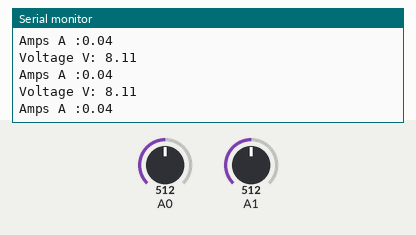
Recording of a sketch running on a simulated Arduino Uno, built with avr-gcc and run on an emulated ATmega328P. On the bench: the last lines printed to the serial monitor. The test bench sets the inputs (shaded band); at power-on: A0 = 512, A1 = 512.

Above: at 1.3 s.
1.4 s: A0 set to 716
At 1.84 s:
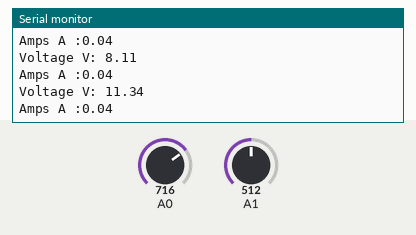
2.9 s: A1 set to 716
At 3.35 s:
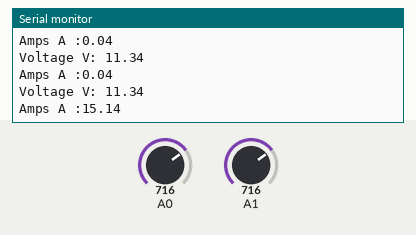
4.4 s: A0 set to 900
At 4.86 s:
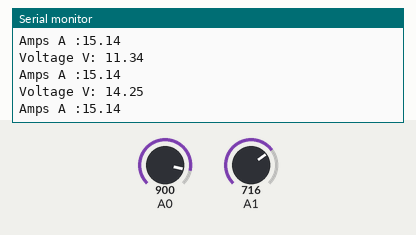
5.9 s: A1 set to 900
At 6.37 s:
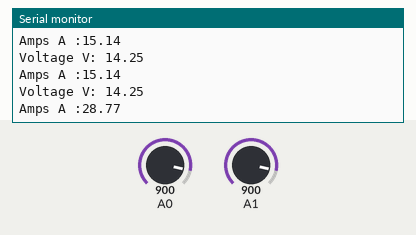
Timing chart, 0 to 8.4 s (numbered marks = the images above; inputs shaded):
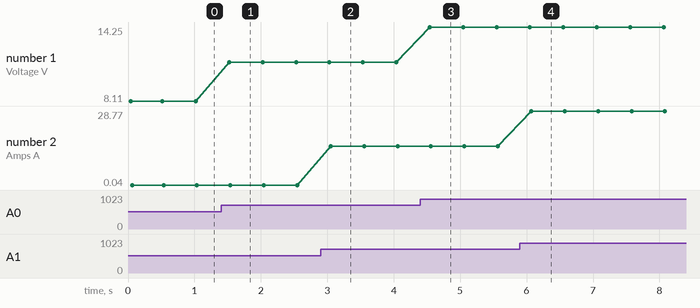

Measured:
- after the input at 1.4 s, the serial monitor: prints a new line after 0.12 s (image 1)
- after the input at 2.9 s, the serial monitor: prints a new line after 0.15 s (image 2)
- after the input at 4.4 s, the serial monitor: prints a new line after 0.14 s (image 3)
- after the input at 5.9 s, the serial monitor: prints a new line after 0.17 s (image 4)
- plotted number 1: 8.11 → 11.34 after the input at 1.4 s, 11.34 → 14.25 after the input at 4.4 s
- plotted number 2: 0.04 → 15.14 after the input at 2.9 s, 15.14 → 28.77 after the input at 5.9 s

The sketch:

DriveCurrent.ino
```cpp
#include <SoftwareSerial.h>
SoftwareSerial bluetooth(9, 8);
uint8_t events[] = {0, 0};

double amps = 0.0;
float vin = 0.0;

void setup() {

  Serial.begin(9600);
  while (!Serial);
  bluetooth.begin(9600);
  bluetooth.println("Hello World");
  Serial.println("\nConnected ...version 1.0.0");
}

void loop() {


  vin = ((analogRead(A0) * 5.17) / 1024.0) / (2200.0 / (4700.0 + 2200.0));
  Serial.println("Voltage V: " + String(vin, 2));

  if (vin < 0) {
    vin  = 0;
  }

  amps = ((((analogRead(A1) / 1023.0) * 5000) - 2500) / 66);

  if (amps < 0) {
    amps = 0;
  }

  Serial.println("Amps A :" + String(amps, 2));

  events[0] = vin;
  events[1] = amps;
  bluetooth.write(events[0]);
  bluetooth.write(events[1]);
  delay(500);

}
```
